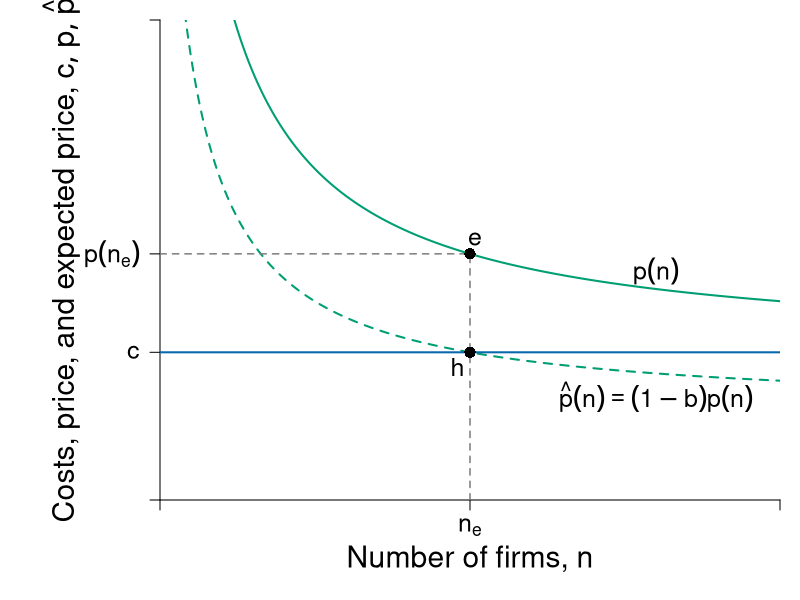

Recreate this plot in R.
require(shape)
pdf(file = "competitionmarkets/long_run_n_c2.pdf", width = 9, height = 7)

#Set parameters for graphics
axislabelsize <- 1.8
labelsize <- 1.5
namesize <- 1.8
annotatesize <- 1.5
graphlinewidth <- 2
segmentlinewidth <- 1.5


COL <- c("#7fc97f", "#beaed4", "#fdc086", "#ffff99", "#386cb0", "#f0027f", "#bf5b17", "#666666")
COLA <- c("#e0f3db", "#99d8c9","#66c2a4","#41ae76", "#238b45", "#005824")
COLB <- c("#c6dbef", "#4eb3d3", "#2b8cbe", "#0868ac","#084081")
COLC <- c("#fcfbfd", "#efedf5", "#dadaeb", "#bcbddc", "#9e9ac8", "#807dba", "#6a51a3", "#54278f", "#3f007d")
grays <- gray.colors(25, start = 1, end = 0)
CBCols <- c("#009E73","#0072B2","#E69F00","#CC79A7", "#F0E442")

par(mar =  c(5, 8, 1, 1))

Profit <- function(n, pbar = 20, c = 2, beta = 0.5) {
  (pbar - c)^2 / (((n + 1)^2)*beta)
}

totaln <- function(pi, pbar = 20, c = 2, beta = 0.5){
  (pbar - c)/(sqrt(pi*beta)) - 1
}

cournotPrice <- function(n, pbar = 20, c1 = 2) {
  c1 + (1/(n+1))*(pbar - c1)
}


# Barriers to entry
# Inputs: Probability of BTE (b) and number of firms
# Outputs: Price Level at some n
bte <- function(n, b = 0.5) {
  cournotPrice(n)*(1-b)
}

nstar <- function(b, pbar = 20, c = 2){
  (pbar*(1 - b) - c) / (b*c)
}

#Levels for the barriers to entry specified here
barriers <- c(0.4, 0.5, 0.71)
costs <- c(2, 5, 10)

xlims <- c(0, 25)
ylims <- c(0, 6.5)

plot(0, 0, xlim = xlims, ylim = ylims, type = "n",
     xlab = expression(paste("")),
     ylab = expression(paste("")), 
     xaxt = "n", 
     yaxt = "n", 
     cex.lab = axislabelsize, 
     bty = "n",
     xaxs="i", 
     yaxs="i")

ticksy <- c(0, 2, cournotPrice(n = nstar(b = barriers[1]), c = costs[1]),  ylims[2])
ylabels <- c(NA, expression(c), expression(paste(p*(n[e]))), NA)
ticksx <- c(0, nstar(b = barriers[1]), xlims[2])
xlabels <- c(NA, expression(paste(n[e])), NA)

axis(1, at = ticksx, pos = 0, labels = xlabels, cex.axis = labelsize)
axis(2, at = ticksy, pos = 0, labels = ylabels, las = 1, cex.axis = labelsize)

npts <- 500 
xx1 <- seq(xlims[1], xlims[2], length.out = npts)

#Lines for barrier graph
#lines(xx1, bte(n = xx1, b = barriers[3]), col = COLA[3], lty = 2, lwd = segmentlinewidth)
#lines(xx1, bte(n = xx1, b = barriers[2]), col = COLA[3], lty = 2, lwd = segmentlinewidth)
lines(xx1, bte(n = xx1, b = barriers[1]), col = CBCols[1], lty = 2, lwd = graphlinewidth)

#Price with no barriers
# No Barrier --- Green
lines(xx1, cournotPrice(xx1, c = costs[1]), col = CBCols[1], lwd = graphlinewidth) 


#Label axes
#mtext(expression(paste("Number of firms, ", n)), side=1, line = 2.5, cex = axislabelsize)
text(0.5*xlims[2], -0.8 , expression(paste("Number of firms, ", n)), xpd = TRUE, cex = axislabelsize) 
text(-4, 0.5*ylims[2], expression(paste("Costs, price, and expected price, ", list(c, p, hat(p)) )), xpd = TRUE, cex = axislabelsize, srt = 90) 

text(20, 3.1, expression(paste(p(n))), cex = labelsize)
text(20, 1.4, expression(paste(hat(p)*(n) == (1-b)*p(n) )), cex = labelsize)

#line for the marginal cost
segments(0, 2, xlims[2], 2, lty = 1, col = COLB[4] , lwd = graphlinewidth)

#segments for price and number of firms
segments(nstar(b = barriers[1]), 
         0, 
         nstar(b = barriers[1]), 
         cournotPrice(n = nstar(b = barriers[1]), c = costs[1]), 
         lty = 2, col = grays[20], lwd = segmentlinewidth)
segments(0, 
         cournotPrice(n = nstar(b = barriers[1]), c = costs[1]), 
         nstar(b = barriers[1]), 
         cournotPrice(n = nstar(b = barriers[1]), c = costs[1]), 
         lty = 2, col = grays[20], lwd = segmentlinewidth)


points(nstar(b = barriers[1]), 
       bte(n = nstar(b = barriers[1]), b = barriers[1]), 
       pch = 16, col = "black", cex = 1.5
)

text(x = nstar(b = barriers[1]) - 0.5, 
     y = bte(n = nstar(b = barriers[1]), b = barriers[1]) - 0.2, 
     expression(paste(h)), cex = labelsize) 

points(nstar(b = barriers[1], c = costs[1]),
       cournotPrice(n = nstar(b = barriers[1], c = costs[1])),
       pch = 16, col = "black", cex = 1.5
)

text(x = nstar(b = barriers[1]) + 0.2, 
     y = cournotPrice(n = nstar(b = barriers[1])) + 0.2, 
     expression(paste(e)), cex = labelsize) 


dev.off()
